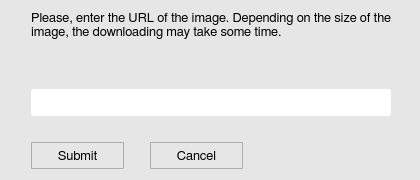
<?xml version="1.0" encoding="UTF-8"?>
<ui version="4.0">
 <class>AddURL</class>
 <widget class="QWidget" name="AddURL">
  <property name="geometry">
   <rect>
    <x>0</x>
    <y>0</y>
    <width>420</width>
    <height>180</height>
   </rect>
  </property>
  <property name="minimumSize">
   <size>
    <width>420</width>
    <height>180</height>
   </size>
  </property>
  <property name="maximumSize">
   <size>
    <width>420</width>
    <height>16777215</height>
   </size>
  </property>
  <property name="font">
   <font>
    <family>FreeSans</family>
    <pointsize>10</pointsize>
    <stylestrategy>PreferAntialias</stylestrategy>
    <kerning>true</kerning>
   </font>
  </property>
  <property name="windowTitle">
   <string>Add a new CheckBox</string>
  </property>
  <property name="windowIcon">
   <iconset>
    <normaloff>icons/info_icon.png</normaloff>icons/info_icon.png</iconset>
  </property>
  <property name="styleSheet">
   <string notr="true">QWidget {
	background-color: rgb(230,230,230);
}</string>
  </property>
  <layout class="QGridLayout" name="gridLayout">
   <item row="0" column="0" colspan="2">
    <layout class="QHBoxLayout" name="horizontalLayout_3">
     <item>
      <spacer name="horizontalSpacer_6">
       <property name="orientation">
        <enum>Qt::Horizontal</enum>
       </property>
       <property name="sizeType">
        <enum>QSizePolicy::Fixed</enum>
       </property>
       <property name="sizeHint" stdset="0">
        <size>
         <width>20</width>
         <height>20</height>
        </size>
       </property>
      </spacer>
     </item>
     <item>
      <widget class="QLabel" name="label">
       <property name="minimumSize">
        <size>
         <width>360</width>
         <height>27</height>
        </size>
       </property>
       <property name="maximumSize">
        <size>
         <width>360</width>
         <height>100</height>
        </size>
       </property>
       <property name="font">
        <font>
         <family>FreeSans</family>
         <pointsize>10</pointsize>
         <weight>50</weight>
         <bold>false</bold>
         <stylestrategy>PreferAntialias</stylestrategy>
         <kerning>true</kerning>
        </font>
       </property>
       <property name="text">
        <string>Please, enter the URL of the image. Depending on the size of the image, the downloading may take some time.</string>
       </property>
       <property name="alignment">
        <set>Qt::AlignJustify|Qt::AlignTop</set>
       </property>
       <property name="wordWrap">
        <bool>true</bool>
       </property>
      </widget>
     </item>
     <item>
      <spacer name="horizontalSpacer_7">
       <property name="orientation">
        <enum>Qt::Horizontal</enum>
       </property>
       <property name="sizeHint" stdset="0">
        <size>
         <width>13</width>
         <height>20</height>
        </size>
       </property>
      </spacer>
     </item>
    </layout>
   </item>
   <item row="1" column="0">
    <spacer name="verticalSpacer_2">
     <property name="orientation">
      <enum>Qt::Vertical</enum>
     </property>
     <property name="sizeType">
      <enum>QSizePolicy::Fixed</enum>
     </property>
     <property name="sizeHint" stdset="0">
      <size>
       <width>20</width>
       <height>20</height>
      </size>
     </property>
    </spacer>
   </item>
   <item row="2" column="0" colspan="2">
    <layout class="QHBoxLayout" name="horizontalLayout_2">
     <item>
      <spacer name="horizontalSpacer_4">
       <property name="orientation">
        <enum>Qt::Horizontal</enum>
       </property>
       <property name="sizeType">
        <enum>QSizePolicy::Fixed</enum>
       </property>
       <property name="sizeHint" stdset="0">
        <size>
         <width>20</width>
         <height>20</height>
        </size>
       </property>
      </spacer>
     </item>
     <item>
      <widget class="QLineEdit" name="ck_inputLine">
       <property name="minimumSize">
        <size>
         <width>360</width>
         <height>27</height>
        </size>
       </property>
       <property name="maximumSize">
        <size>
         <width>360</width>
         <height>27</height>
        </size>
       </property>
       <property name="font">
        <font>
         <family>FreeSans</family>
         <pointsize>9</pointsize>
         <weight>50</weight>
         <bold>false</bold>
         <stylestrategy>PreferAntialias</stylestrategy>
        </font>
       </property>
       <property name="styleSheet">
        <string notr="true">QLineEdit {
	border-radius: 3px;
   padding: 1px 4px 1px 4px;
	background-color:  rgb(255, 255, 255);
}</string>
       </property>
       <property name="frame">
        <bool>false</bool>
       </property>
      </widget>
     </item>
     <item>
      <spacer name="horizontalSpacer_5">
       <property name="orientation">
        <enum>Qt::Horizontal</enum>
       </property>
       <property name="sizeHint" stdset="0">
        <size>
         <width>40</width>
         <height>20</height>
        </size>
       </property>
      </spacer>
     </item>
    </layout>
   </item>
   <item row="3" column="1">
    <spacer name="verticalSpacer">
     <property name="orientation">
      <enum>Qt::Vertical</enum>
     </property>
     <property name="sizeType">
      <enum>QSizePolicy::Fixed</enum>
     </property>
     <property name="sizeHint" stdset="0">
      <size>
       <width>20</width>
       <height>20</height>
      </size>
     </property>
    </spacer>
   </item>
   <item row="4" column="0" colspan="2">
    <layout class="QHBoxLayout" name="horizontalLayout">
     <item>
      <spacer name="horizontalSpacer_2">
       <property name="orientation">
        <enum>Qt::Horizontal</enum>
       </property>
       <property name="sizeType">
        <enum>QSizePolicy::Fixed</enum>
       </property>
       <property name="sizeHint" stdset="0">
        <size>
         <width>20</width>
         <height>20</height>
        </size>
       </property>
      </spacer>
     </item>
     <item>
      <widget class="QToolButton" name="ck_submitButton">
       <property name="minimumSize">
        <size>
         <width>93</width>
         <height>27</height>
        </size>
       </property>
       <property name="maximumSize">
        <size>
         <width>93</width>
         <height>27</height>
        </size>
       </property>
       <property name="font">
        <font>
         <family>FreeSans</family>
         <pointsize>10</pointsize>
         <weight>50</weight>
         <bold>false</bold>
         <stylestrategy>PreferAntialias</stylestrategy>
         <kerning>true</kerning>
        </font>
       </property>
       <property name="styleSheet">
        <string notr="true">QToolButton {
	border: 1px solid #acacac;
	border-radius: 1px;
	background-color: qlineargradient(x1:0, y1:0, x2:0, y2:1,
									stop:0 #f0f0f0, stop:1 #e5e5e5);
}

QToolButton:hover {
	border: 1px solid #7eb4ea;
	border-radius: 1px;
	background-color: qlineargradient(x1:0, y1:0, x2:0, y2:1,
									stop:0 #ecf4fc, stop:1 #dcecfc);
}

QToolButton:pressed {
	border: 1px solid #579de5;
	border-radius: 1px;
	background-color: qlineargradient(x1:0, y1:0, x2:0, y2:1,
									stop:0 #daecfc, stop:1 #c4e0fc);
}</string>
       </property>
       <property name="text">
        <string>Submit</string>
       </property>
      </widget>
     </item>
     <item>
      <spacer name="horizontalSpacer">
       <property name="orientation">
        <enum>Qt::Horizontal</enum>
       </property>
       <property name="sizeType">
        <enum>QSizePolicy::Fixed</enum>
       </property>
       <property name="sizeHint" stdset="0">
        <size>
         <width>20</width>
         <height>20</height>
        </size>
       </property>
      </spacer>
     </item>
     <item>
      <widget class="QToolButton" name="ck_cancelButton">
       <property name="minimumSize">
        <size>
         <width>93</width>
         <height>27</height>
        </size>
       </property>
       <property name="maximumSize">
        <size>
         <width>93</width>
         <height>27</height>
        </size>
       </property>
       <property name="font">
        <font>
         <family>FreeSans</family>
         <pointsize>10</pointsize>
         <weight>50</weight>
         <bold>false</bold>
         <stylestrategy>PreferAntialias</stylestrategy>
         <kerning>true</kerning>
        </font>
       </property>
       <property name="styleSheet">
        <string notr="true">QToolButton {
	border: 1px solid #acacac;
	border-radius: 1px;
	background-color: qlineargradient(x1:0, y1:0, x2:0, y2:1,
									stop:0 #f0f0f0, stop:1 #e5e5e5);
}

QToolButton:hover {
	border: 1px solid #7eb4ea;
	border-radius: 1px;
	background-color: qlineargradient(x1:0, y1:0, x2:0, y2:1,
									stop:0 #ecf4fc, stop:1 #dcecfc);
}

QToolButton:pressed {
	border: 1px solid #579de5;
	border-radius: 1px;
	background-color: qlineargradient(x1:0, y1:0, x2:0, y2:1,
									stop:0 #daecfc, stop:1 #c4e0fc);
}</string>
       </property>
       <property name="text">
        <string>Cancel</string>
       </property>
      </widget>
     </item>
     <item>
      <spacer name="horizontalSpacer_3">
       <property name="orientation">
        <enum>Qt::Horizontal</enum>
       </property>
       <property name="sizeHint" stdset="0">
        <size>
         <width>40</width>
         <height>20</height>
        </size>
       </property>
      </spacer>
     </item>
    </layout>
   </item>
  </layout>
 </widget>
 <resources/>
 <connections/>
</ui>
